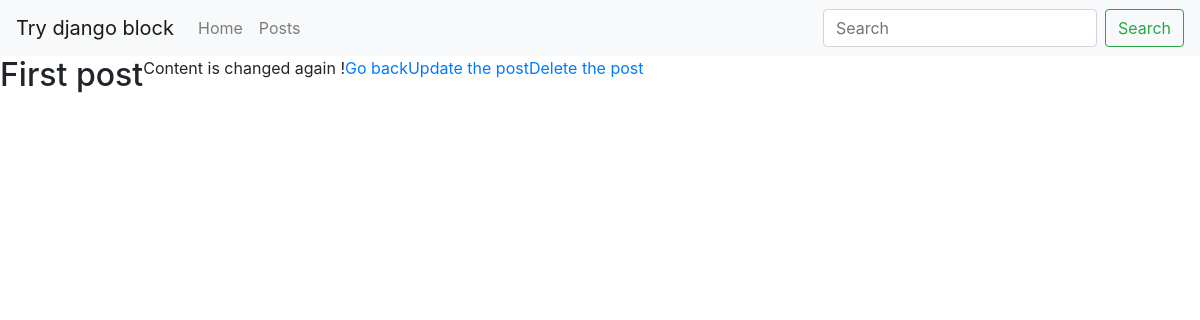
Before: /post/post1/ with the older database file.
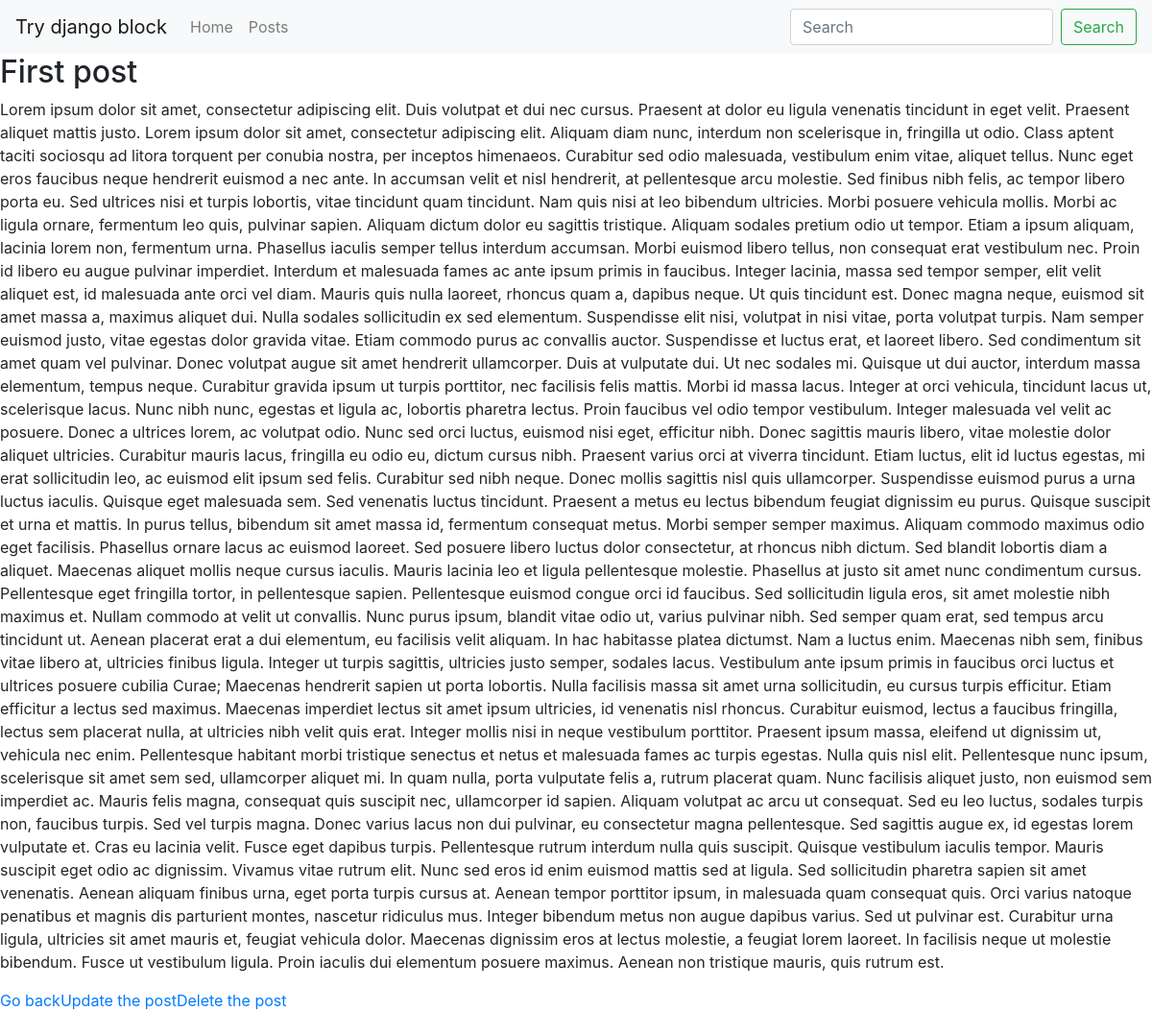
After: the same page with the newer database file.
### posts/models.py (models this page shows, shortened)
class Posts(models.Model):
    user = models.ForeignKey(User , on_delete=models.CASCADE , default = 1)
    title = models.CharField(max_length=100)
    image = models.ImageField(upload_to = 'media' , blank = True , null = True)
    slug = models.SlugField(unique = True )
    content = models.TextField(null=True , blank = True)
    publish_date = models.DateTimeField(auto_now=False , auto_now_add=False, null=True , blank = True)
    timestamp = models.DateTimeField( auto_now_add=True)
    updated = models.DateTimeField(auto_now=True)
    objects=PostsManager()
    class Meta:
        ordering = ['-publish_date' , '-updated' , '-timestamp']

### posts/views.py (the view)
# urls.py: path('<slug:slug>/' , views.blog_post_detail_view , name ="posts-detail"),
def blog_post_detail_view(request, slug):
    the_post = get_object_or_404(Posts , slug=slug)
    context ={
        "object" : the_post
    }
    return render(request , "posts/blog_post_detail_view.html" , context)

### posts/models.py (called while the page is built)
        def get_queryset(self):
            return PostsQuerySet(self.model , using=self._db)

### templates/posts/blog_post_detail_view.html
{% extends 'blog/base.html' %}
{% block content %}
    <div class='row'>
        <h2>{{object.title}}</h2>
        <p>{{object.content}}</p>
        <br>
        <a href = {% url 'posts-list' %} >Go back</a>
        <br><br>
        <a href = {% url 'posts-update' object.slug %} >Update the post</a><br>
        <a href = {% url 'posts-delete' object.slug %} >Delete the post</a>
    </div>
{% endblock content %}

### templates/blog/base.html (shortened to what this page needs)
<!doctype html>
<html lang="en">
  <head>
    <link rel="stylesheet" href="https://stackpath.bootstrapcdn.com/bootstrap/4.4.1/css/bootstrap.min.css">
  </head>
  <body>
    {% include 'blog/navbar.html' %}
      <div class="container-fluid">
        {% block content %}
        {% endblock content %}
      </div>
  </body>
</html>

### templates/blog/navbar.html (shortened to what this page needs)
<nav class="navbar navbar-expand-lg navbar-light bg-light">
    <a class="navbar-brand" href="/">Try django block</a>
    <div class="collapse navbar-collapse" id="navbarSupportedContent">
      <ul class="navbar-nav mr-auto">
        <li class="nav-item">
          <a class="nav-link" href="/">Home</a>
        </li>
        <li class="nav-item">
          <a class="nav-link" href={% url 'posts-list' %}>Posts</a>
        </li>
      </ul>
      <form class="form-inline my-2 my-lg-0">
        <input class="form-control mr-sm-2" type="search" placeholder="Search" aria-label="Search">
        <button class="btn btn-outline-success my-2 my-sm-0" type="submit">Search</button>
      </form>
    </div>
  </nav>

Changed rows visible on the page:
changed Posts "First post": content "Content is changed again !" → "Lorem ipsum dolor sit amet, consectetur adipiscing elit. Duis volutpat et dui nec cursus. Praesent at dolor eu ligula venenatis tincidunt in eget velit. Praesent aliquet mattis justo. Lorem ipsum dolor sit amet, consectetur adipiscing elit. Aliquam diam nunc, interdum non scelerisque in, fringilla ut odio. Class aptent taciti sociosqu ad litora torquent per conubia nostra, per inceptos himenaeos. Curabitur sed odio malesuada, vestibulum enim vitae, aliquet tellus. Nunc eget eros faucibus neque hendrerit euismod a nec ante. In accumsan velit et nisl hendrerit, at pellentesque arcu molestie. Sed finibus nibh felis, ac tempor libero porta eu. Sed ultrices nisi et turpis lobortis, vitae…"
